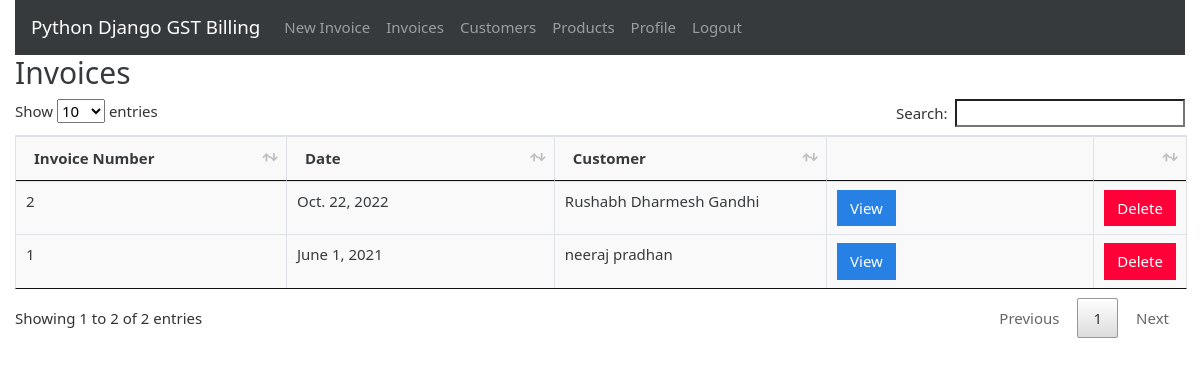
The page /invoices (signed in) on the database as committed earlier.
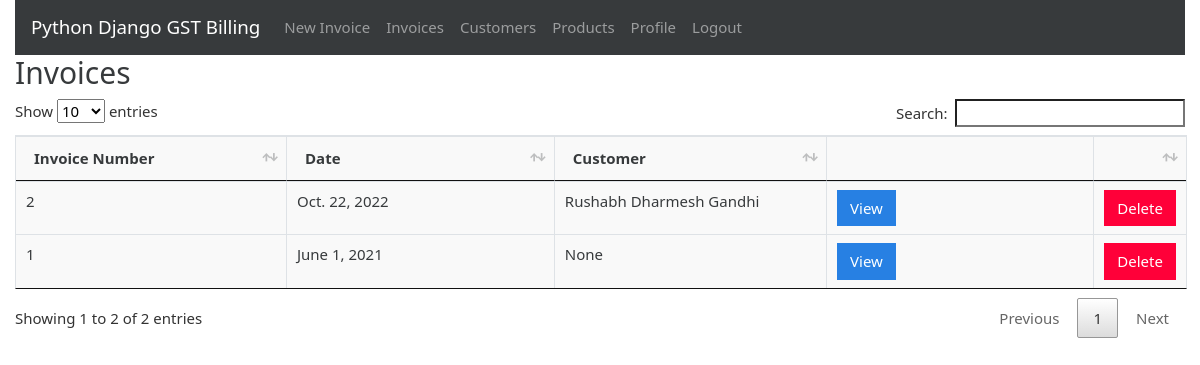
The same page on the database as committed later.
### gstbillingapp/models.py (models this page shows, shortened)
class Invoice(models.Model):
    invoice_number = models.IntegerField()
    invoice_date = models.DateField()
    invoice_customer = models.ForeignKey(
        'Customer',
        on_delete=models.SET_NULL,
        null=True
    )
    invoice_json = models.TextField()

class Customer(models.Model):
    customer_name = models.CharField(max_length=200)
    customer_address = models.TextField(max_length=600, blank=True, null=True)
    customer_phone = models.CharField(max_length=14, blank=True, null=True)
    customer_gst = models.CharField(max_length=15, blank=True, null=True)
    def __str__(self):
        return self.customer_name

### gstbillingapp/views.py (the view)
# urls.py: path('invoices', views.invoices, name='invoices'),
@login_required
def invoices(request):
    context = {}
    context['invoices'] = Invoice.objects.all().order_by('-id')
    return render(request, 'gstbillingapp/invoices.html', context)

### gstbillingapp/templates/gstbillingapp/invoices.html (shortened to what this page needs)
{% extends "gstbillingapp/base.html" %}
{% load static %}
{% block content %}
		<h2>Invoices</h2>
		<table class="table table-bordered" id="invoice-table">
		<thead>
			<tr>
				<th>Invoice Number</th>
				<th>Date</th>
				<th>Customer</th>
				<th></th>
				<th></th>
			</tr>
		</thead>
		<tbody class="two-col-form">
			{% for invoice in invoices %}
			<tr>
 				<td>{{invoice.invoice_number}}</td>
 				<td>{{invoice.invoice_date}}</td>
 				<td>{{invoice.invoice_customer}}</td>
				 <td><a href="{% url 'invoice_viewer' invoice.id %}"><button type="button" class="btn btn-primary">View</button></a></td>
				 <td><button type="button" class="btn btn-danger" data-toggle="modal" data-target="#invoiceDeleteModal" data-invoice-id="{{invoice.id}}" data-invoice-number="{{invoice.invoice_number}}, for {{invoice.invoice_customer}}">Delete</button></td>
			</tr>
			{% endfor %}
		</tbody>
		</table>
{% endblock %}

Rows that differ between the two databases and show on the page:
changed Invoice: invoice_customer "neeraj pradhan" → "None"
